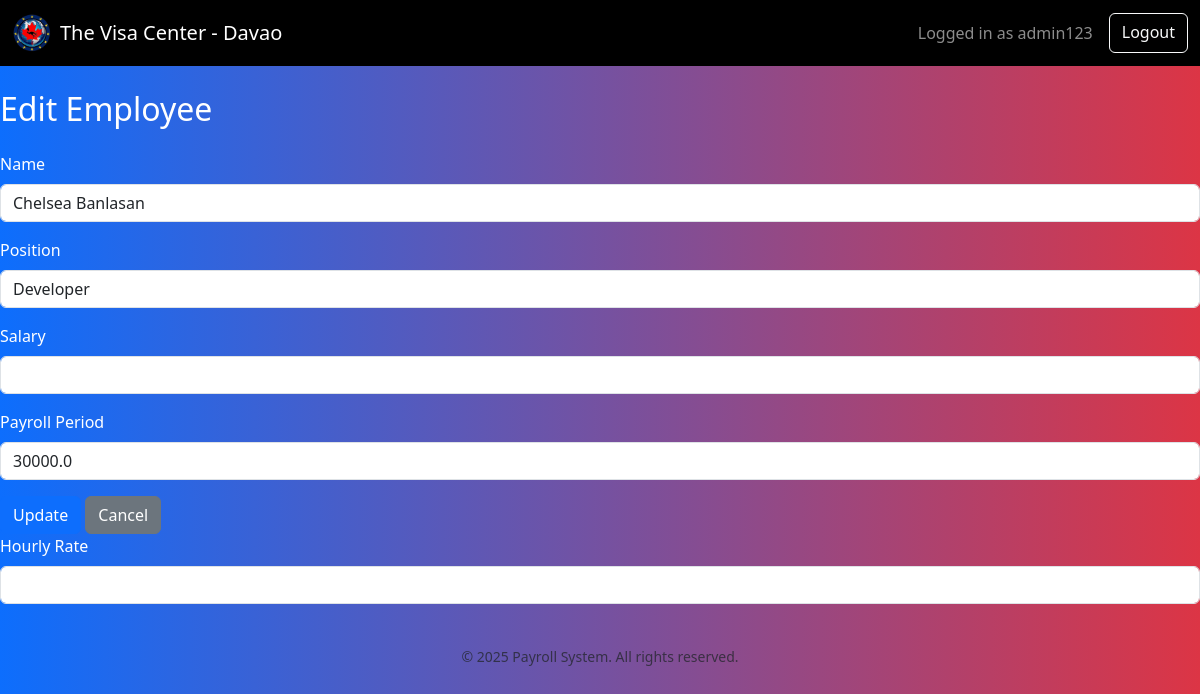
Page /edit/1 (signed in) on the committed database.
### tables this page shows
CREATE TABLE users (
            id INTEGER PRIMARY KEY AUTOINCREMENT,
            username TEXT UNIQUE NOT NULL,
            password TEXT NOT NULL
        , role TEXT DEFAULT "user", status TEXT DEFAULT "approved");

CREATE TABLE employees (
    id INTEGER PRIMARY KEY AUTOINCREMENT,
    name TEXT NOT NULL,
    position TEXT NOT NULL,
    department TEXT NOT NULL,
    salary REAL NOT NULL,
    payroll_period TEXT NOT NULL
, date TEXT, photo TEXT, hourly_rate REAL);

### app.py (the view, shortened to what this page needs)
@app.route('/edit/<int:employee_id>', methods=['GET', 'POST'])
@login_required
def edit_employee(employee_id):
    import os, uuid
    from werkzeug.utils import secure_filename
    conn = sqlite3.connect('database.db')
    conn.row_factory = sqlite3.Row
    c = conn.cursor()
    c.execute('SELECT * FROM employees WHERE id = ?', (employee_id,))
    employee = c.fetchone()
    if not employee:
        conn.close()
        flash("Employee not found.", "danger")
        return redirect('/dashboard')
    conn.close()
    return render_template('edit_employee.html', employee=employee)

### app.py (called while the page is built)
@app.context_processor
def inject_year():
    return {'current_year': datetime.now().year}

@login_manager.user_loader
def load_user(user_id):
    conn = sqlite3.connect('database.db')
    c = conn.cursor()
    c.execute('SELECT * FROM users WHERE id = ?', (user_id,))
    row = c.fetchone()
    conn.close()
    return User(*row) if row else None

### templates/edit_employee.html
{% extends 'base.html' %}
{% block content %}
<h2>Edit Employee</h2>
<form method="POST" class="mt-4">
    <div class="mb-3">
        <label class="form-label">Name</label>
        <input type="text" name="name" class="form-control" value="{{ employee[1] }}" required>
    </div>
    <div class="mb-3">
        <label class="form-label">Position</label>
        <input type="text" name="position" class="form-control" value="{{ employee[2] }}" required>
    </div>
    <div class="mb-3">
        <label class="form-label">Salary</label>
        <input type="number" name="salary" class="form-control" value="{{ employee[3] }}" required>
    </div>
    <div class="mb-3">
        <label class="form-label">Payroll Period</label>
        <input type="text" name="payroll_period" class="form-control" value="{{ employee[4] }}" required>
    </div>
    <button type="submit" class="btn btn-primary">Update</button>
    <a href="/dashboard" class="btn btn-secondary">Cancel</a>
    <div class="mb-3">
        <label for="hourly_rate" class="form-label">Hourly Rate</label>
        <input type="number" step="0.01" name="hourly_rate" id="hourly_rate" class="form-control" value="{{ emp.hourly_rate if emp else '' }}" required>
    </div>
</form>
{% endblock %}

### templates/base.html (shortened to what this page needs)
<!DOCTYPE html>
<html lang="en">
<head>
  <link rel="stylesheet" href="https://cdn.jsdelivr.net/npm/bootstrap@5.3.0/dist/css/bootstrap.min.css">
  <link rel="stylesheet" href="https://cdn.jsdelivr.net/npm/bootstrap-icons@1.10.5/font/bootstrap-icons.css">
  <link rel="stylesheet" href="{{ url_for('static', filename='css/style.css') }}">
</head>
<body>
  <nav class="navbar navbar-expand-lg navbar-dark bg-black mb-4">
    <div class="container-fluid">
      <a class="navbar-brand d-flex align-items-center" href="/dashboard">
        <img src="{{ url_for('static', filename='img/raw.png') }}" alt="Logo" height="40" class="me-2">
        <span>The Visa Center - Davao</span>
      </a>
      <div class="d-flex">
        {% if current_user.is_authenticated %}
          <span class="navbar-text me-3">Logged in as {{ current_user.username }}</span>
          <a href="/logout" class="btn btn-outline-light">Logout</a>
        {% else %}
          <a href="/login" class="btn btn-outline-light me-2">Login</a>
          <a href="/register" class="btn btn-light">Register</a>
        {% endif %}
      </div>
    </div>
  </nav>
  {% block content %}{% endblock %}
  <footer class="text-center text-muted py-4">
    <small>&copy; {{ current_year }} Payroll System. All rights reserved.</small>
  </footer>
</body>
</html>

### static/css/style.css (style rules this page uses)
body { background: linear-gradient(to right, #0d6efd, #dc3545); min-height: 100vh; font-family: 'Segoe UI', sans-serif; color: #fff; }
body { background: linear-gradient(to right, #0d6efd, #dc3545); font-family: 'Segoe UI', sans-serif; min-height: 100vh; }

### rows in the picture
users: username "admin123"
employees: name "Chelsea Banlasan", position "Developer", payroll_period "30000.0"
